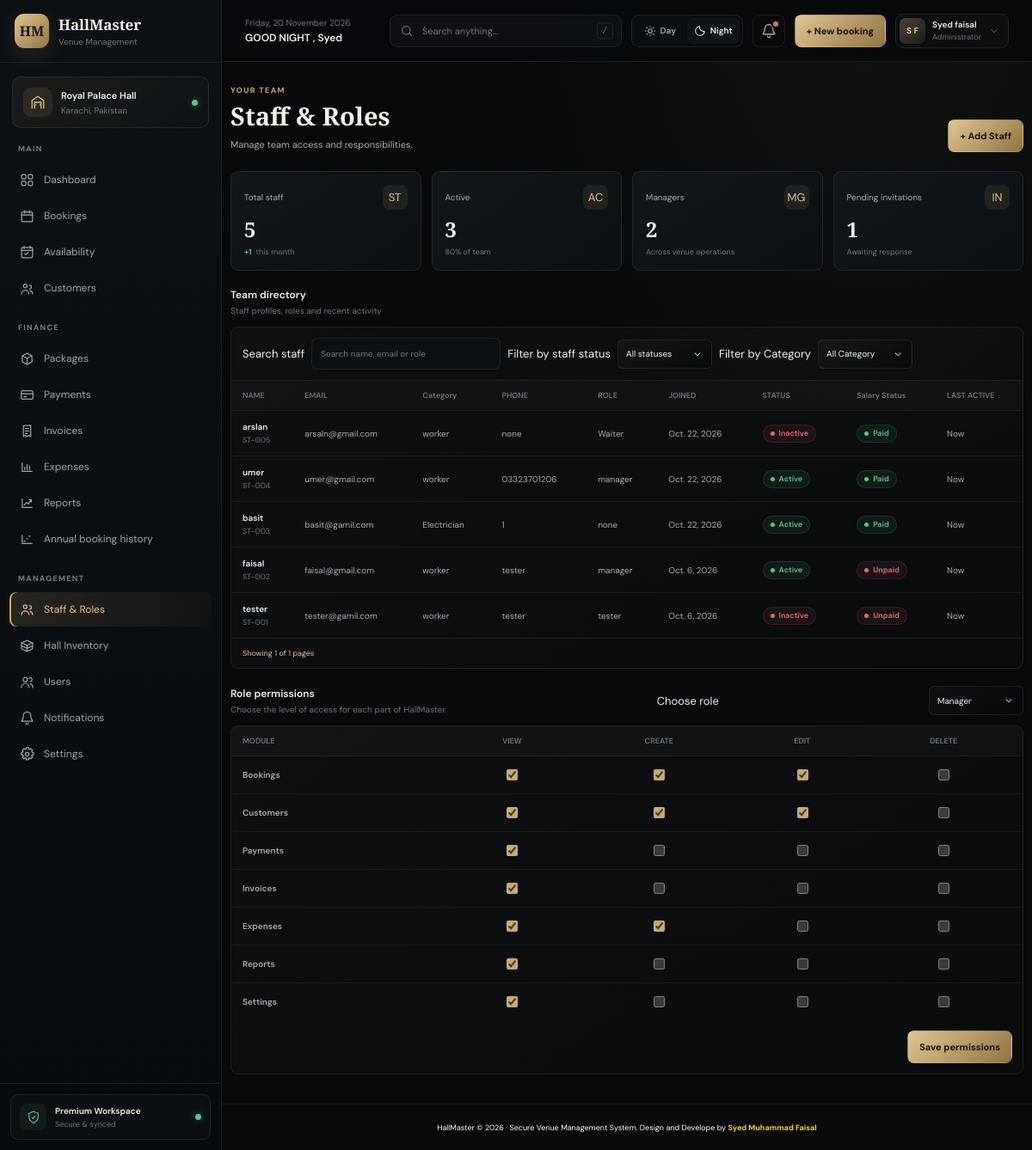
/staff/ (signed in), run on an earlier commit of the app's database.
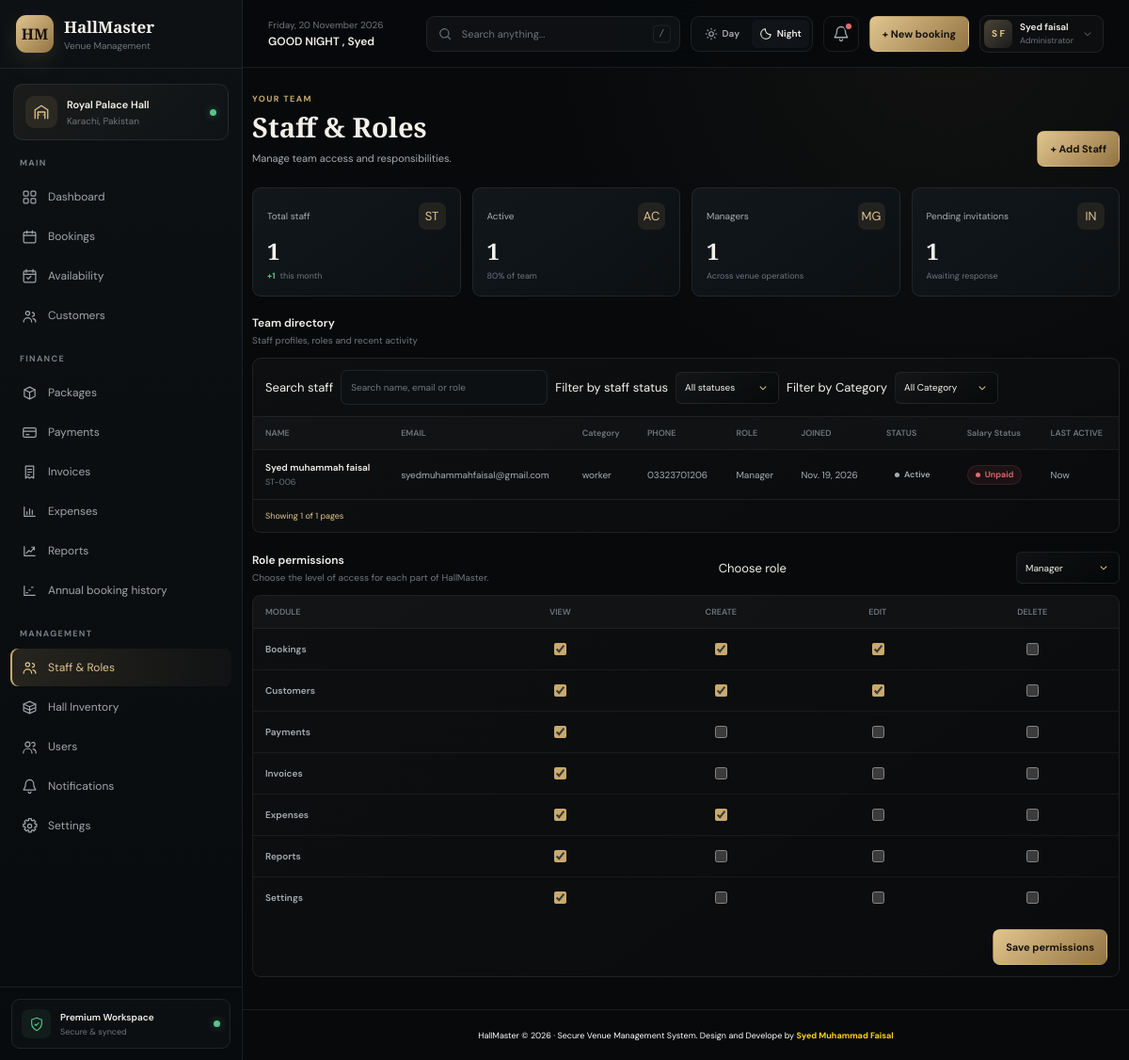
And on a later commit of the database.
### hall_management/models.py (models this page shows, shortened)
class staff(models.Model):
    staff_id        = models.CharField(max_length=10 ,primary_key=True , editable=False)
    staff_name      = models.CharField(max_length=40)
    staff_email     = models.EmailField(null = True)
    staff_number    = models.CharField(max_length=13)
    staff_role      = models.CharField(max_length=30)
    staff_nic_num   = models.CharField(max_length=16 , unique=True , null=False)
    staff_status    = models.CharField(max_length=10)
    staff_join_date = models.DateField(default=timezone.now)
    category        = models.CharField(max_length=20 , default='worker')
    manager_email_verified = models.BooleanField(default=False, editable=False)
    Salary_status   = models.CharField(
        max_length=20,
        choices=[('Paid', 'Paid'), ('Unpaid', 'Unpaid')],
        default='Unpaid',
    )

### hall_management/views.py (the view, shortened to what this page needs)
# urls.py: path('staff/' , Staff_view , name ="staff"),
@login_required(login_url='login')
def Staff_view(request):
    total_staff = staff.objects.all().count()
    active_staff = staff.objects.filter(staff_status__iexact='active').count()
    manager_count = staff.objects.filter(staff_role__iexact='manager').count()
    search = request.GET.get('search' , '')
    status_filter = request.GET.get('status', '')
    staff_list = staff.objects.all().order_by('-staff_id')
    if status_filter:
        staff_list = staff_list.filter(staff_status__iexact=status_filter)
    paginator = Paginator(staff_list, 10)
    page_obj = paginator.get_page(request.GET.get('page'))
    context={
        'staff_list': staff_list,
        'page_obj': page_obj,
        'total_staff': total_staff,
        'active_staff': active_staff,
        'manager_count': manager_count,
        'search': search,
        'status_filter': status_filter,
    }
    return render(request , 'staff.html' , context)

### hall_management/context_processors.py (called while the page is built)
def greeting_context(request):
    hour = timezone.localtime().hour
    if 5 <= hour < 12:
        greeting = "GOOD MORNING"
    elif 12 <= hour < 18:
        greeting = "GOOD AFTERNOON"
    elif 18 <= hour < 21:
        greeting = "GOOD EVENING"
    else:
        greeting = "GOOD NIGHT"
    return {"greeting": greeting}

### hall_management/templates/staff.html (shortened to what the changed rows need)
{% extends "base.html" %}
{% block page_content %}
<header class="page-heading">
    <div>
        <h1>Staff &amp; Roles</h1>
    </div>
</header>
<section class="stats-grid" aria-label="Staff summary">
    <article class="stat-card">
        <div class="stat-top">
            <span class="stat-label">Total staff</span>
            <span class="stat-icon" aria-hidden="true">ST</span>
        </div>
        <strong class="stat-value">{{ total_staff }}</strong>
        <div class="stat-foot">
            <span class="trend">+1</span>
            <span>this month</span>
        </div>
    </article>
    <article class="stat-card">
        <div class="stat-top">
            <span class="stat-label">Active</span>
            <span class="stat-icon" aria-hidden="true">AC</span>
        </div>
        <strong class="stat-value">{{ active_staff }}</strong>
        <div class="stat-foot">80% of team</div>
    </article>
    <article class="stat-card">
        <div class="stat-top">
            <span class="stat-label">Managers</span>
            <span class="stat-icon" aria-hidden="true">MG</span>
        </div>
        <strong class="stat-value">{{ manager_count }}</strong>
        <div class="stat-foot">Across venue operations</div>
    </article>
</section>
<section class="section" id="team-directory">
    <div class="section-head">
        <div>
            <h2>Team directory</h2>
        </div>
    </div>
    <div class="panel">
        <div class="table-scroll">
            <table class="data-table">
                <thead>
                    <tr>
                        <th>NAME</th>
                        <th>EMAIL</th>
                        <th>Category</th>
                        <th>PHONE</th>
                        <th>ROLE</th>
                        <th>JOINED</th>
                        <th>STATUS</th>
                        <th>Salary Status</th>
                        <th>LAST ACTIVE</th>
                    </tr>
                </thead>
                <tbody>
					{% for staff in page_obj %}
                    <tr>
                        <td><span class="cell-primary">{{ staff.staff_name }}</span><span class="cell-sub">{{ staff.staff_id }}</span></td>
                        <td>{{ staff.staff_email }}</td>
                        <td>{{ staff.category }}</td>
                        <td>{{ staff.staff_number }}</td>
                        <td>{{ staff.staff_role }}</td>
                        <td>{{ staff.staff_join_date }}</td>
                        <td><span class="status {{ staff.staff_status }}">{{ staff.staff_status|title }}</span></td>
                        <td><span class="status {{ staff.Salary_status|lower }}">{{ staff.Salary_status|title }}</span></td>
                        <td>Now</td>
                    </tr>
                    {% endfor %}
                </tbody>
            </table>
        </div>
    </div>
</section>
<section class="section">
    <div class="section-head">
        <div>
            <h2>Role permissions</h2>
        </div>
    </div>
    <div class="panel table-scroll">
        <table class="data-table permission-table">
            <thead>
                <tr>
                    <th>MODULE</th>
                    <th>VIEW</th>
                    <th>CREATE</th>
                    <th>EDIT</th>
                    <th>DELETE</th>
                </tr>
            </thead>
        </table>
    </div>
</section>
{% endblock %}

What changed in the data, as far as the page shows it:
removed staff: staff_name "arslan", staff_id "ST-005", staff_email "arsaln@gmail.com", category "worker", staff_number "none", staff_role "Waiter", staff_join_date "Oct. 22, 2026", staff_status "Inactive", Salary_status "Paid"
removed staff: staff_name "umer", staff_id "ST-004", staff_email "umer@gmail.com", category "worker", staff_number "03323701206", staff_role "manager", staff_join_date "Oct. 22, 2026", staff_status "Active", Salary_status "Paid"
removed staff: staff_name "basit", staff_id "ST-003", staff_email "basit@gamil.com", category "Electrician", staff_number "1", staff_role "none", staff_join_date "Oct. 22, 2026", staff_status "Active", Salary_status "Paid"
removed staff: staff_name "faisal", staff_id "ST-002", staff_email "faisal@gmail.com", category "worker", staff_number "tester", staff_role "manager", staff_join_date "Oct. 6, 2026", staff_status "Active", Salary_status "Unpaid"
removed staff: staff_name "tester", staff_id "ST-001", staff_email "tester@gamil.com", category "worker", staff_number "tester", staff_role "tester", staff_join_date "Oct. 6, 2026", staff_status "Inactive", Salary_status "Unpaid"
added staff: staff_name "Syed muhammah faisal", staff_id "ST-006", staff_email "syedmuhammahfaisal@gmail.com", category "worker", staff_number "03323701206", staff_role "Manager", staff_join_date "Nov. 19, 2026", staff_status "Active", Salary_status "Unpaid"
Also different on the page:
{{ total_staff }}: "5" → "1"
{{ active_staff }}: "3" → "1"
{{ manager_count }}: "2" → "1"
